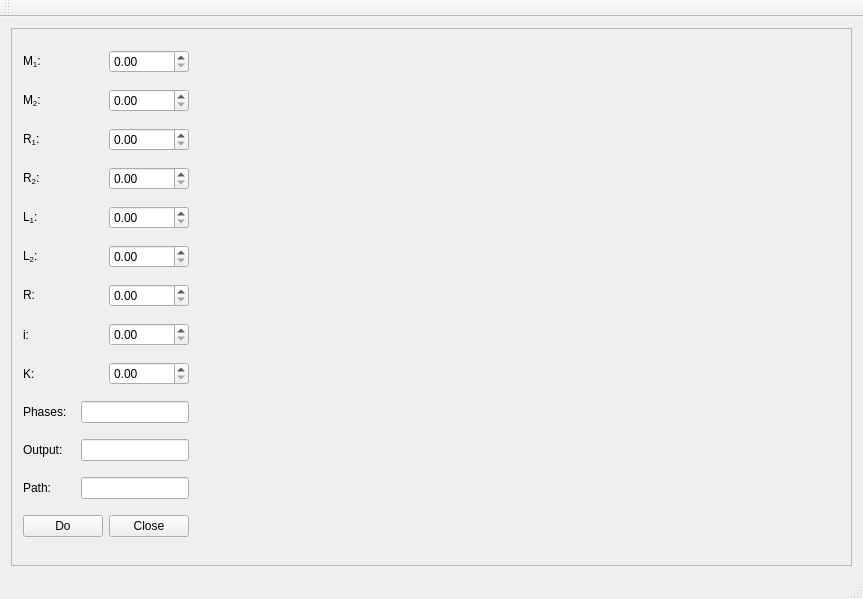
<?xml version="1.0" encoding="UTF-8"?>
<ui version="4.0">
 <class>MainWindow</class>
 <widget class="QMainWindow" name="MainWindow">
  <property name="geometry">
   <rect>
    <x>0</x>
    <y>0</y>
    <width>863</width>
    <height>599</height>
   </rect>
  </property>
  <property name="windowTitle">
   <string>MainWindow</string>
  </property>
  <widget class="QWidget" name="centralWidget">
   <layout class="QGridLayout" name="gridLayout">
    <item row="0" column="0">
     <widget class="QScrollArea" name="scrollArea">
      <property name="widgetResizable">
       <bool>true</bool>
      </property>
      <widget class="QWidget" name="scrollAreaWidgetContents">
       <property name="geometry">
        <rect>
         <x>0</x>
         <y>0</y>
         <width>843</width>
         <height>515</height>
        </rect>
       </property>
       <layout class="QGridLayout" name="gridLayout_2">
        <item row="0" column="0">
         <layout class="QVBoxLayout" name="verticalLayout">
          <item>
           <layout class="QHBoxLayout" name="horizontalLayout_7">
            <item>
             <widget class="QLabel" name="label">
              <property name="text">
               <string>&lt;html&gt;&lt;head/&gt;&lt;body&gt;&lt;p&gt;M&lt;span style=&quot; vertical-align:sub;&quot;&gt;1&lt;/span&gt;:&lt;/p&gt;&lt;/body&gt;&lt;/html&gt;</string>
              </property>
             </widget>
            </item>
            <item>
             <widget class="QDoubleSpinBox" name="doubleSpinBox"/>
            </item>
           </layout>
          </item>
          <item>
           <layout class="QHBoxLayout" name="horizontalLayout_6">
            <item>
             <widget class="QLabel" name="label_2">
              <property name="text">
               <string>&lt;html&gt;&lt;head/&gt;&lt;body&gt;&lt;p&gt;M&lt;span style=&quot; vertical-align:sub;&quot;&gt;2&lt;/span&gt;:&lt;/p&gt;&lt;/body&gt;&lt;/html&gt;</string>
              </property>
             </widget>
            </item>
            <item>
             <widget class="QDoubleSpinBox" name="doubleSpinBox_2"/>
            </item>
           </layout>
          </item>
          <item>
           <layout class="QHBoxLayout" name="horizontalLayout_5">
            <item>
             <widget class="QLabel" name="label_3">
              <property name="text">
               <string>&lt;html&gt;&lt;head/&gt;&lt;body&gt;&lt;p&gt;R&lt;span style=&quot; vertical-align:sub;&quot;&gt;1&lt;/span&gt;:&lt;/p&gt;&lt;/body&gt;&lt;/html&gt;</string>
              </property>
             </widget>
            </item>
            <item>
             <widget class="QDoubleSpinBox" name="doubleSpinBox_3"/>
            </item>
           </layout>
          </item>
          <item>
           <layout class="QHBoxLayout" name="horizontalLayout_4">
            <item>
             <widget class="QLabel" name="label_4">
              <property name="text">
               <string>&lt;html&gt;&lt;head/&gt;&lt;body&gt;&lt;p&gt;R&lt;span style=&quot; vertical-align:sub;&quot;&gt;2&lt;/span&gt;:&lt;/p&gt;&lt;/body&gt;&lt;/html&gt;</string>
              </property>
             </widget>
            </item>
            <item>
             <widget class="QDoubleSpinBox" name="doubleSpinBox_4"/>
            </item>
           </layout>
          </item>
          <item>
           <layout class="QHBoxLayout" name="horizontalLayout_3">
            <item>
             <widget class="QLabel" name="label_5">
              <property name="text">
               <string>&lt;html&gt;&lt;head/&gt;&lt;body&gt;&lt;p&gt;L&lt;span style=&quot; vertical-align:sub;&quot;&gt;1&lt;/span&gt;:&lt;/p&gt;&lt;/body&gt;&lt;/html&gt;</string>
              </property>
             </widget>
            </item>
            <item>
             <widget class="QDoubleSpinBox" name="doubleSpinBox_5"/>
            </item>
           </layout>
          </item>
          <item>
           <layout class="QHBoxLayout" name="horizontalLayout_2">
            <item>
             <widget class="QLabel" name="label_6">
              <property name="text">
               <string>&lt;html&gt;&lt;head/&gt;&lt;body&gt;&lt;p&gt;L&lt;span style=&quot; vertical-align:sub;&quot;&gt;2&lt;/span&gt;:&lt;/p&gt;&lt;/body&gt;&lt;/html&gt;</string>
              </property>
             </widget>
            </item>
            <item>
             <widget class="QDoubleSpinBox" name="doubleSpinBox_6"/>
            </item>
           </layout>
          </item>
          <item>
           <layout class="QHBoxLayout" name="horizontalLayout">
            <item>
             <widget class="QLabel" name="label_7">
              <property name="text">
               <string>&lt;html&gt;&lt;head/&gt;&lt;body&gt;&lt;p&gt;R:&lt;/p&gt;&lt;/body&gt;&lt;/html&gt;</string>
              </property>
             </widget>
            </item>
            <item>
             <widget class="QDoubleSpinBox" name="doubleSpinBox_7"/>
            </item>
           </layout>
          </item>
          <item>
           <layout class="QHBoxLayout" name="horizontalLayout_11">
            <item>
             <widget class="QLabel" name="label_10">
              <property name="text">
               <string>i:</string>
              </property>
             </widget>
            </item>
            <item>
             <widget class="QDoubleSpinBox" name="doubleSpinBox_8"/>
            </item>
           </layout>
          </item>
          <item>
           <layout class="QHBoxLayout" name="horizontalLayout_13">
            <item>
             <widget class="QLabel" name="label_12">
              <property name="text">
               <string>K:</string>
              </property>
             </widget>
            </item>
            <item>
             <widget class="QDoubleSpinBox" name="doubleSpinBox_9"/>
            </item>
           </layout>
          </item>
          <item>
           <layout class="QHBoxLayout" name="horizontalLayout_9">
            <item>
             <widget class="QLabel" name="label_8">
              <property name="text">
               <string>&lt;html&gt;&lt;head/&gt;&lt;body&gt;&lt;p&gt;Phases:&lt;/p&gt;&lt;/body&gt;&lt;/html&gt;</string>
              </property>
             </widget>
            </item>
            <item>
             <widget class="QLineEdit" name="lineEdit">
              <property name="sizePolicy">
               <sizepolicy hsizetype="Minimum" vsizetype="Fixed">
                <horstretch>0</horstretch>
                <verstretch>0</verstretch>
               </sizepolicy>
              </property>
             </widget>
            </item>
           </layout>
          </item>
          <item>
           <layout class="QHBoxLayout" name="horizontalLayout_8">
            <item>
             <widget class="QLabel" name="label_9">
              <property name="text">
               <string>&lt;html&gt;&lt;head/&gt;&lt;body&gt;&lt;p&gt;Output:&lt;/p&gt;&lt;/body&gt;&lt;/html&gt;</string>
              </property>
             </widget>
            </item>
            <item>
             <widget class="QLineEdit" name="lineEdit_2">
              <property name="sizePolicy">
               <sizepolicy hsizetype="Minimum" vsizetype="Fixed">
                <horstretch>0</horstretch>
                <verstretch>0</verstretch>
               </sizepolicy>
              </property>
             </widget>
            </item>
           </layout>
          </item>
          <item>
           <layout class="QHBoxLayout" name="horizontalLayout_12">
            <item>
             <widget class="QLabel" name="label_11">
              <property name="text">
               <string>Path:</string>
              </property>
             </widget>
            </item>
            <item>
             <widget class="QLineEdit" name="lineEdit_3">
              <property name="sizePolicy">
               <sizepolicy hsizetype="Minimum" vsizetype="Fixed">
                <horstretch>0</horstretch>
                <verstretch>0</verstretch>
               </sizepolicy>
              </property>
             </widget>
            </item>
           </layout>
          </item>
          <item>
           <layout class="QHBoxLayout" name="horizontalLayout_10">
            <item>
             <widget class="QPushButton" name="pushButton_2">
              <property name="sizePolicy">
               <sizepolicy hsizetype="Maximum" vsizetype="Fixed">
                <horstretch>0</horstretch>
                <verstretch>0</verstretch>
               </sizepolicy>
              </property>
              <property name="text">
               <string>Do</string>
              </property>
             </widget>
            </item>
            <item>
             <widget class="QPushButton" name="pushButton">
              <property name="sizePolicy">
               <sizepolicy hsizetype="Maximum" vsizetype="Fixed">
                <horstretch>0</horstretch>
                <verstretch>0</verstretch>
               </sizepolicy>
              </property>
              <property name="text">
               <string>Close</string>
              </property>
             </widget>
            </item>
           </layout>
          </item>
         </layout>
        </item>
        <item row="0" column="1">
         <widget class="QCustomPlot" name="plot" native="true">
          <property name="sizePolicy">
           <sizepolicy hsizetype="MinimumExpanding" vsizetype="Expanding">
            <horstretch>0</horstretch>
            <verstretch>0</verstretch>
           </sizepolicy>
          </property>
          <property name="minimumSize">
           <size>
            <width>250</width>
            <height>250</height>
           </size>
          </property>
         </widget>
        </item>
       </layout>
      </widget>
     </widget>
    </item>
   </layout>
  </widget>
  <widget class="QMenuBar" name="menuBar">
   <property name="geometry">
    <rect>
     <x>0</x>
     <y>0</y>
     <width>863</width>
     <height>26</height>
    </rect>
   </property>
  </widget>
  <widget class="QToolBar" name="mainToolBar">
   <attribute name="toolBarArea">
    <enum>TopToolBarArea</enum>
   </attribute>
   <attribute name="toolBarBreak">
    <bool>false</bool>
   </attribute>
  </widget>
  <widget class="QStatusBar" name="statusBar"/>
 </widget>
 <layoutdefault spacing="6" margin="11"/>
 <customwidgets>
  <customwidget>
   <class>QCustomPlot</class>
   <extends>QWidget</extends>
   <header>qcustomplot.h</header>
   <container>1</container>
  </customwidget>
 </customwidgets>
 <resources/>
 <connections>
  <connection>
   <sender>pushButton</sender>
   <signal>clicked()</signal>
   <receiver>MainWindow</receiver>
   <slot>close()</slot>
   <hints>
    <hint type="sourcelabel">
     <x>257</x>
     <y>705</y>
    </hint>
    <hint type="destinationlabel">
     <x>387</x>
     <y>715</y>
    </hint>
   </hints>
  </connection>
 </connections>
</ui>
